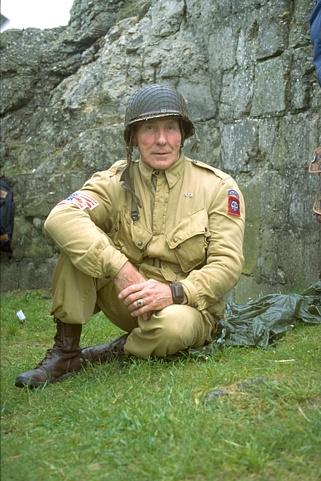
#> input picture Computer Vision with Python3/veteran.jpg, 321 x 481 px
$ python backprojection.py
#> lines starting #> are read from the running program, lines starting #| are printed output that depends on the picture; after the words box and inside, x2 and y2 are one past the last pixel; in counts of white or black regions, pixels touching at a corner belong together
import cv2

img = cv2.imread('veteran.jpg', cv2.IMREAD_COLOR)  # target img
#> img is the input picture: shape (481, 321, 3); mean B, G, R 99.2, 133.9, 124.8
mask = cv2.imread('model_face.jpg', cv2.IMREAD_COLOR)  # mask img
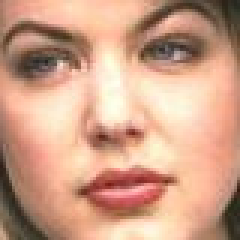
#> input picture Computer Vision with Python3/model_face.jpg, 80 x 80 px (shown 3 times larger)
#> mask is the input picture: shape (80, 80, 3); mean B, G, R 135.2, 159.8, 206.1
mask_hsv = cv2.cvtColor(mask, cv2.COLOR_BGR2HSV)
#> mask_hsv: shape (80, 80, 3); mean H, S, V 12.5, 90.6, 206.1
img_hsv = cv2.cvtColor(img, cv2.COLOR_BGR2HSV)
#> img_hsv: shape (481, 321, 3); mean H, S, V 43.8, 77.8, 137.4


def back_projection():  # Histogram Backprojection
    channels = [0, 1]
    ranges = [0, 180, 0, 256]  # H = 0~180 , S = 0~256
    mask_hist = cv2.calcHist([mask_hsv], channels, None, [180, 256], ranges)  # mask img 's histogram
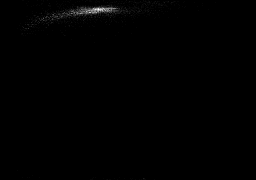
#> mask_hist: shape (180, 256) float32; min 0, max 37, mean 0.1; drawn with min black and max white
    cv2.normalize(mask_hist, mask_hist, 0, 255, cv2.NORM_MINMAX)
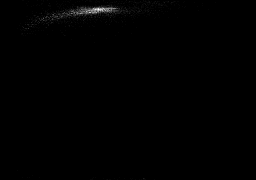
#> mask_hist: shape (180, 256) float32; 3.47% of pixels changed, all inside (x1, y1, x2, y2) = (17, 0, 216, 180)
    dst = cv2.calcBackProject([img_hsv], channels, mask_hist, ranges, 5)  # backprojection
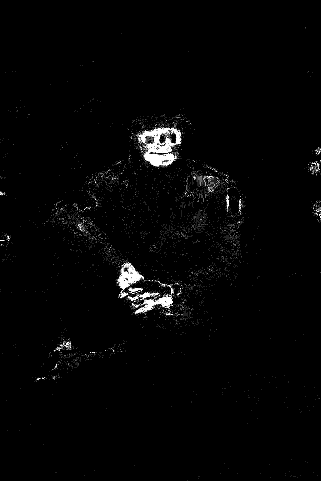
#> dst: shape (481, 321); min 0, max 255, mean 5.1
    ret, img_binary = cv2.threshold(dst, 0, 255, cv2.THRESH_BINARY +
                                    cv2.THRESH_OTSU)  # Otsu binarization
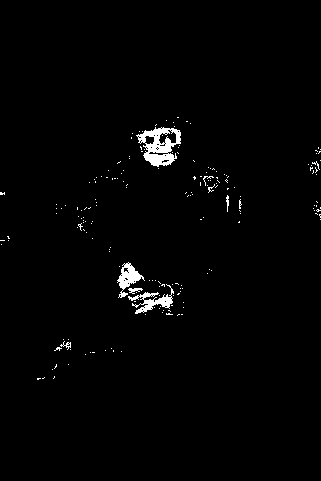
#> img_binary: shape (481, 321); 1.5% white; 187 white regions (179 under 20 px), largest, box (x1, y1, x2, y2) and area: (136, 127, 181, 167) 923, (128, 284, 174, 314) 430, (117, 262, 145, 298) 396
#> ret = 103
    cv2.imshow('Original', img)
    cv2.imshow('Result', img_binary)
    cv2.waitKey(0)


back_projection()
